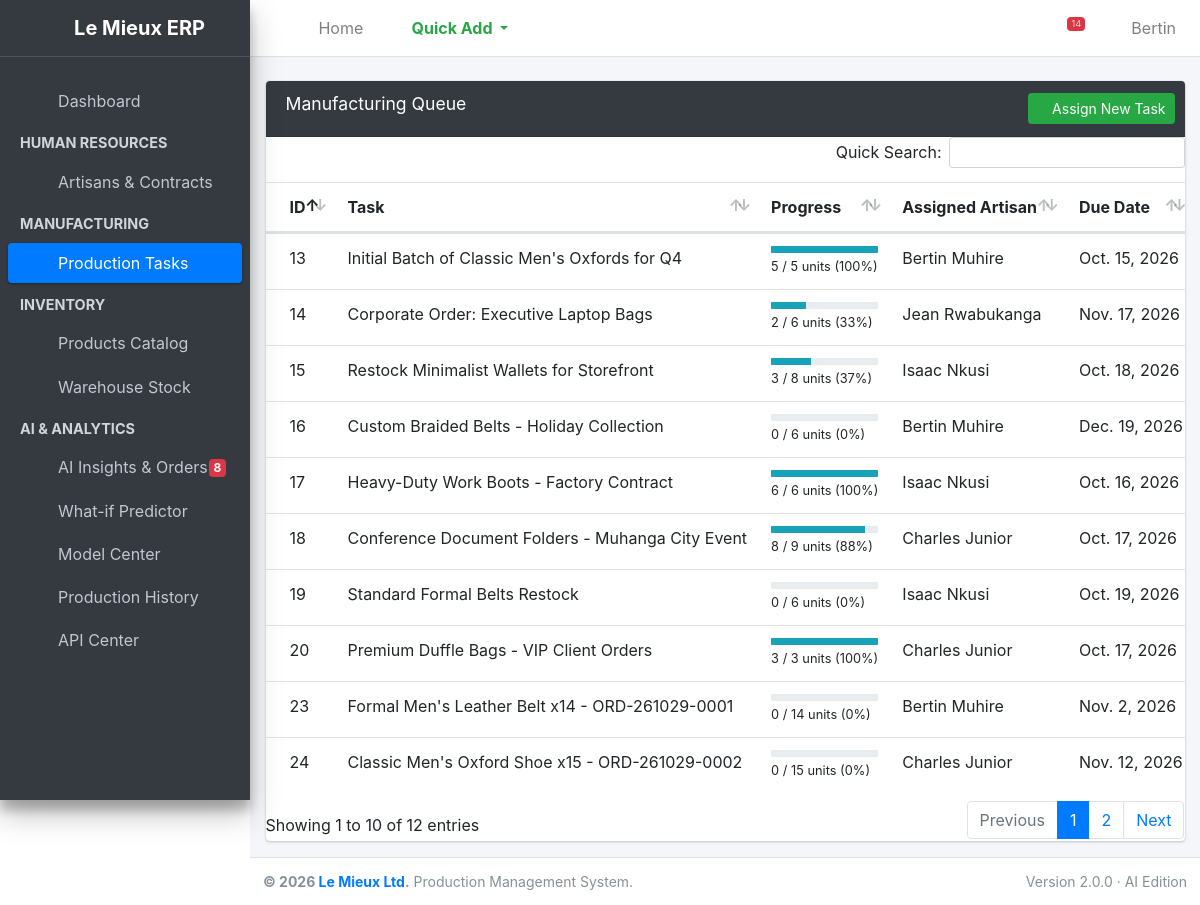
Screenshot of /production/tasks/ (signed in) with the database file from the repository.
### production/models.py (models this page shows, shortened)
class ProductionTask(models.Model):
    STATUS_CHOICES = [
        ('Pending', 'Pending'),
        ('In Progress', 'In Progress'),
        ('Completed', 'Completed'),
    ]
    title = models.CharField(max_length=200, help_text="e.g. Batch 1: Classic Belts")
    product = models.ForeignKey(Product, on_delete=models.PROTECT, related_name='tasks', null=True)
    target_quantity = models.PositiveIntegerField(default=1)
    produced_quantity = models.PositiveIntegerField(default=0)
    description = models.TextField(blank=True, null=True)
    assigned_to = models.ForeignKey(Employee, on_delete=models.SET_NULL, null=True, related_name='tasks')
    status = models.CharField(max_length=20, choices=STATUS_CHOICES, default='Pending')
    due_date = models.DateField()
    created_at = models.DateTimeField(auto_now_add=True)
    @property
    def is_overdue(self):
        if self.due_date and self.status != 'Completed':
            return self.due_date < datetime.date.today()
        return False
    @property
    def progress_percentage(self):
        if self.target_quantity == 0:
            return 0
        return int((self.produced_quantity / self.target_quantity) * 100)
    def __init__(self, *args, **kwargs):
        super().__init__(*args, **kwargs)
        self._original_target = self.target_quantity if self.pk else 0
        self._original_due = self.due_date if self.pk else None

### employees/models.py (models this page shows, shortened)
class Employee(models.Model):
    first_name = models.CharField(max_length=50)
    last_name = models.CharField(max_length=50)
    department = models.ForeignKey(Department, on_delete=models.CASCADE, related_name='employees')
    hire_date = models.DateField(auto_now_add=True)
    is_active = models.BooleanField(default=True)
    def __str__(self):
        return f"{self.first_name} {self.last_name}"

### production/views.py (the view)
# urls.py: path('tasks/', views.task_list, name='task_list'),
@login_required
def task_list(request):
    tasks = ProductionTask.objects.all().select_related('assigned_to')
    return render(request, 'production/task_list.html', {'tasks': tasks})

### production/templates/production/task_list.html (shortened to what this page needs)
{% extends 'base.html' %}
{% load static %}
{% block content %}
<div class="row">
    <div class="col-12">
        <div class="card">
            <div class="card-header bg-dark">
                <h3 class="card-title">Manufacturing Queue</h3>
                <div class="card-tools">
                    {% if request.user.is_staff %}
                        <a href="{% url 'production:task_create' %}" class="btn btn-success btn-sm">
                            <i class="fas fa-plus"></i> Assign New Task
                        </a>
                    {% endif %}
                </div>
            </div>
            <div class="card-body table-responsive p-0">
                <table class="table table-hover text-nowrap">
                    <thead>
                        <tr>
                            <th>ID</th>
                            <th>Task</th>
                            <th>Progress</th>
                            <th>Assigned Artisan</th>
                            <th>Due Date</th>
                        </tr>
                    </thead>
                    <tbody>
                        {% for task in tasks %}
                        <tr>
                            <td>{{ task.id }}</td>
                            <td>{{ task.title }}</td>
                            <td>
                                <div class="progress progress-xs">
                                    <div class="progress-bar bg-info" style="width: {{ task.progress_percentage }}%"></div>
                                </div>
                                <small>{{ task.produced_quantity }} / {{ task.target_quantity }} units ({{ task.progress_percentage }}%)</small>
                            </td>
                            <td>{{ task.assigned_to|default:"Unassigned" }}</td>
                            <td>{{ task.due_date }}</td>
                                {% url 'production:task_detail' task.pk as view_url %}
                                {% url 'production:task_update' task.pk as edit_url %}
                                {% url 'production:task_delete' task.pk as delete_url %}
                        </tr>
                        {% empty %}
                        <tr>
                            <td colspan="7" class="text-center py-4 text-muted">No production tasks scheduled for Le Mieux Ltd.</td>
                        </tr>
                        {% endfor %}
                    </tbody>
                </table>
            </div>
        </div>
    </div>
</div>
{% endblock %}
{% block extra_css %}
    <link rel="stylesheet" href="{% static 'plugins/datatables-bs4/css/dataTables.bootstrap4.min.css' %}">
{% endblock %}

### templates/base.html (shortened to what this page needs)
{% load static %}
<!DOCTYPE html>
<html lang="en">
<head>
    <link rel="stylesheet" href="{% static 'plugins/fontawesome-free/css/all.min.css' %}">
    <link rel="stylesheet" href="{% static 'dist/css/adminlte.min.css' %}">
    <link rel="stylesheet" href="{% static 'analytics/analytics.css' %}">
    {% block extra_css %}{% endblock %}
</head>
<body class="hold-transition sidebar-mini layout-fixed">
<div class="wrapper">
    <nav class="main-header navbar navbar-expand navbar-white navbar-light">
        <ul class="navbar-nav">
            <li class="nav-item">
                <a class="nav-link" data-widget="pushmenu" href="#" role="button"><i class="fas fa-bars"></i></a>
            </li>
            <li class="nav-item d-none d-sm-inline-block">
                <a href="/" class="nav-link">Home</a>
            </li>
            {% if request.user.is_staff %}
            <li class="nav-item dropdown">
                <a id="dropdownSubMenu1" href="#" data-toggle="dropdown" aria-haspopup="true" aria-expanded="false" class="nav-link dropdown-toggle text-success font-weight-bold">
                    <i class="fas fa-plus-circle"></i> Quick Add
                </a>
            </li>
            {% endif %}
        </ul>
        <ul class="navbar-nav ml-auto">
            <li class="nav-item">
                <a class="nav-link" id="darkModeToggle" href="#" role="button" title="Toggle Dark Mode">
                    <i class="fas fa-moon"></i>
                </a>
            </li>
            <li class="nav-item">
                <a class="nav-link" data-widget="fullscreen" href="#" role="button" title="Fullscreen">
                    <i class="fas fa-expand-arrows-alt"></i>
                </a>
            </li>
            <li class="nav-item dropdown">
                <a class="nav-link" data-toggle="dropdown" href="#" title="System Alerts">
                    {% if nav_alerts.total %}<span class="badge badge-danger navbar-badge">{{ nav_alerts.total }}</span>{% endif %}
                </a>
            </li>
            <li class="nav-item dropdown user-menu">
                <a href="#" class="nav-link dropdown-toggle" data-toggle="dropdown">
                    <i class="fas fa-user-circle fa-lg text-secondary"></i>
                    <span class="d-none d-md-inline ml-1">{{ request.user.username|title }}</span>
                </a>
            </li>
        </ul>
    </nav>
    <aside class="main-sidebar sidebar-dark-primary elevation-4">
        <a href="/" class="brand-link text-center">
            <i class="fas fa-industry text-success mr-2"></i>
            <span class="brand-text font-weight-bold">Le Mieux ERP</span>
        </a>
        <div class="sidebar">
            <nav class="mt-4">
                <ul class="nav nav-pills nav-sidebar flex-column" data-widget="treeview" role="menu" data-accordion="false">
                    <li class="nav-item">
                        <a href="/" class="nav-link">
                            <i class="nav-icon fas fa-sliders-h"></i>
                            <p>Dashboard</p>
                        </a>
                    </li>
                    {% if request.user.is_staff %}
                        <li class="nav-header"><strong>HUMAN RESOURCES</strong></li>
                        <li class="nav-item">
                            <a href="{% url 'employees:employee_list' %}" class="nav-link">
                                <i class="nav-icon fas fa-user-friends"></i>
                                <p>Artisans & Contracts</p>
                            </a>
                        </li>
                    {% endif %}
                    <li class="nav-header"><strong>MANUFACTURING</strong></li>
                    <li class="nav-item">
                        <a href="{% url 'production:task_list' %}" class="nav-link">
                            <i class="nav-icon fas fa-clipboard-list"></i>
                            <p>Production Tasks</p>
                        </a>
                    </li>
                    <li class="nav-header"><strong>INVENTORY</strong></li>
                    <li class="nav-item">
                        <a href="{% url 'inventory:product_list' %}" class="nav-link">
                            <i class="nav-icon fas fa-boxes"></i>
                            <p>Products Catalog</p>
                        </a>
                    </li>
                    <li class="nav-item">
                        <a href="{% url 'inventory:material_list' %}" class="nav-link">
                            <i class="nav-icon fas fa-boxes"></i>
                            <p>Warehouse Stock</p>
                        </a>
                    </li>
                    <li class="nav-header"><strong>AI &amp; ANALYTICS</strong></li>
                    <li class="nav-item">
                        <a href="{% url 'analytics:insights' %}" class="nav-link">
                            <i class="nav-icon fas fa-cubes"></i>
                            <p> AI Insights &amp; Orders
                                {% if nav_alerts.high_risk_orders %}<span class="badge badge-danger right">{{ nav_alerts.high_risk_orders }}</span>{% endif %}
                            </p>
                        </a>
                    </li>
                    <li class="nav-item">
                        <a href="{% url 'analytics:predictor' %}" class="nav-link">
                            <i class="nav-icon fas fa-cubes"></i>
                            <p>What-if Predictor</p>
                        </a>
                    </li>
                    <li class="nav-item">
                        <a href="{% url 'analytics:model_center' %}" class="nav-link">
                            <i class="nav-icon fas fa-cubes"></i>
                            <p>Model Center</p>
                        </a>
                    </li>
                    <li class="nav-item">
                        <a href="{% url 'analytics:history' %}" class="nav-link">
                            <i class="nav-icon fas fa-cubes"></i>
                            <p>Production History</p>
                        </a>
                    </li>
                    <li class="nav-item">
                        <a href="{% url 'analytics:api_center' %}" class="nav-link">
                            <i class="nav-icon fas fa-cubes"></i>
                            <p>API Center</p>
                        </a>
                    </li>
                </ul>
            </nav>
        </div>
    </aside>
    <div class="content-wrapper">
        <section class="content pt-4">
            <div class="container-fluid">
                {% block content %}
                {% endblock %}
            </div>
        </section>
    </div>
    <footer class="main-footer text-sm">
        <div class="float-right d-none d-sm-inline">
            Version 2.0.0 &middot; AI Edition
        </div>
        <strong>&copy; 2026 <a href="#">Le Mieux Ltd</a>.</strong> Production Management System.
    </footer>
</div>
</body>
</html>

### analytics/static/analytics/analytics.css (style rules this page uses)
.layout-fixed .main-sidebar .sidebar { overflow-y: auto; }

### rows the page displays
ProductionTask: id "13", title "Initial Batch of Classic Men's Oxfords for Q4", produced_quantity "5", target_quantity "5", progress_percentage "100", assigned_to "Bertin Muhire", due_date "Oct. 15, 2026"
ProductionTask: id "14", title "Corporate Order: Executive Laptop Bags", produced_quantity "2", target_quantity "6", progress_percentage "33", assigned_to "Jean Rwabukanga", due_date "Nov. 17, 2026"
ProductionTask: id "15", title "Restock Minimalist Wallets for Storefront", produced_quantity "3", target_quantity "8", progress_percentage "37", assigned_to "Isaac Nkusi", due_date "Oct. 18, 2026"
ProductionTask: id "16", title "Custom Braided Belts - Holiday Collection", produced_quantity "0", target_quantity "6", progress_percentage "0", assigned_to "Bertin Muhire", due_date "Dec. 19, 2026"
ProductionTask: id "17", title "Heavy-Duty Work Boots - Factory Contract", produced_quantity "6", target_quantity "6", progress_percentage "100", assigned_to "Isaac Nkusi", due_date "Oct. 16, 2026"
ProductionTask: id "18", title "Conference Document Folders - Muhanga City Event", produced_quantity "8", target_quantity "9", progress_percentage "88", assigned_to "Charles Junior", due_date "Oct. 17, 2026"
ProductionTask: id "19", title "Standard Formal Belts Restock", produced_quantity "0", target_quantity "6", progress_percentage "0", assigned_to "Isaac Nkusi", due_date "Oct. 19, 2026"
ProductionTask: id "20", title "Premium Duffle Bags - VIP Client Orders", produced_quantity "3", target_quantity "3", progress_percentage "100", assigned_to "Charles Junior", due_date "Oct. 17, 2026"
ProductionTask: id "23", title "Formal Men's Leather Belt x14 - ORD-261029-0001", produced_quantity "0", target_quantity "14", progress_percentage "0", assigned_to "Bertin Muhire", due_date "Nov. 2, 2026"
ProductionTask: id "24", title "Classic Men's Oxford Shoe x15 - ORD-261029-0002", produced_quantity "0", target_quantity "15", progress_percentage "0", assigned_to "Charles Junior", due_date "Nov. 12, 2026"

### other values shown
{{ nav_alerts.total }} "14"
{{ request.user.username|title }} "Bertin"
{{ nav_alerts.high_risk_orders }} "8"
